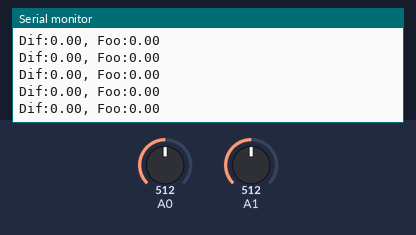
The sketch below on a simulated Arduino Zero (SAMD21). Parts: the last lines printed to the serial monitor. The test bench sets the inputs (shaded band); at power-on: A0 = 512, A1 = 512 (analog values on the 0–1023 scale).

Above: at 1.2 s.
1.3 s: A0 set to 716
At 1.43 s:
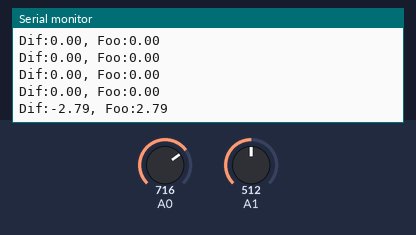
2.8 s: A1 set to 716
At 2.9 s:
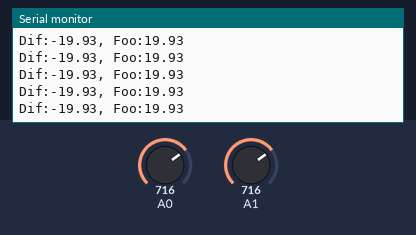
4.3 s: A0 set to 900
At 4.5 s:
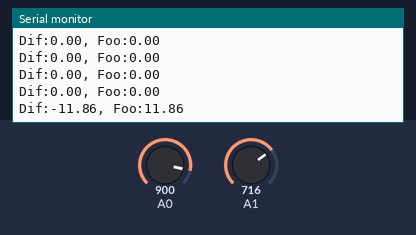
5.8 s: A1 set to 900
At 5.84 s:
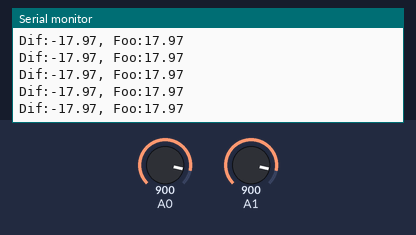
Timing chart, 0 to 8.3 s (numbered marks = the images above; inputs shaded):
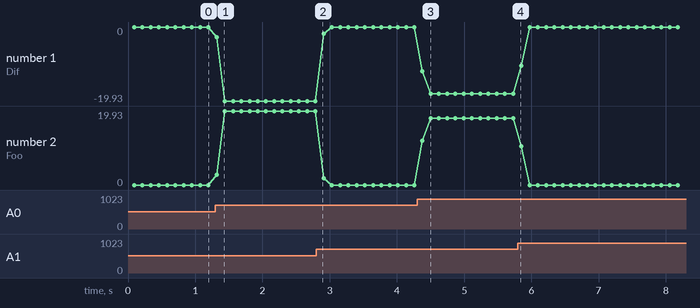

The sketch:

ReadAnalogVoltage1.ino
```cpp
/* With this code, I took the first video where I move the hand, and the graph on the screen changes */

int count = 0;
float v0 = 0, v1 = 0, v2 = 0;
int limit = 100;

void setup() {
  // initialize serial communication at 9600 bits per second:
  Serial.begin(9600);
  analogReadResolution(12);
  analogReference(AR_VDD); // useless?
}

void loop() {
  count++;
  v0 += analogRead(A0) / 4095.0;
  v1 += analogRead(A1) / 4095.0;
  if (count == limit) {
    Serial.print("Dif:");
    Serial.print((v1 - v0)/limit * 100.0);
    Serial.print(", Foo:");
    Serial.println(sqrt((v1-v0) * (v1-v0)));
    count = 0;
    v0 = v1 = v2 = 0;
  }
}
```

Measured:
- after the input at 1.3 s, the serial monitor: prints a new line at once (image 1)
- after the input at 4.3 s, the serial monitor: prints a new line after 0.08 s (image 3)
- plotted number 1: 0 → -19.93 after the input at 1.3 s, 0 → -17.97 after the input at 4.3 s
- plotted number 2: 0 → 19.93 after the input at 1.3 s, 0 → 17.97 after the input at 4.3 s
